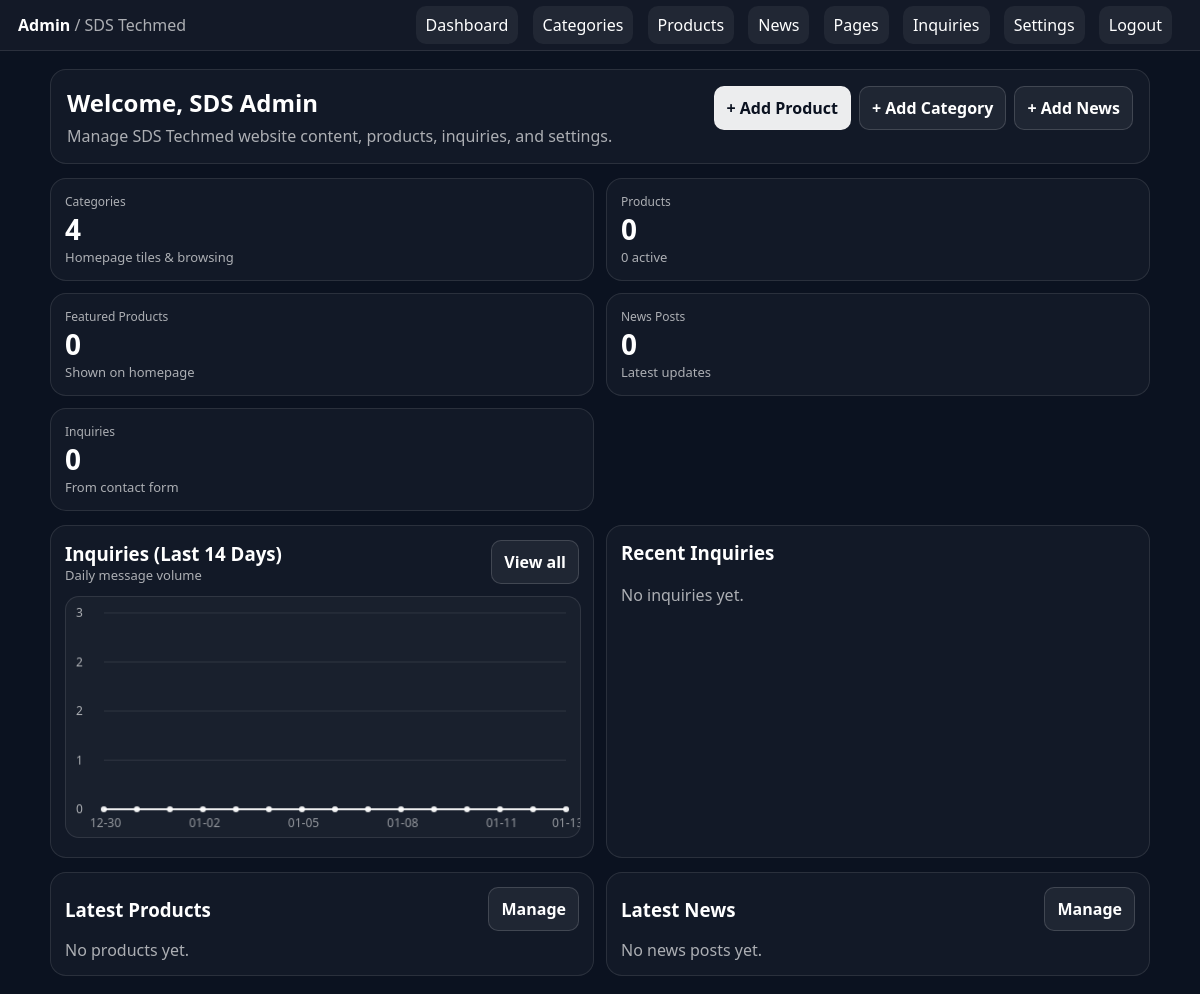
Page /admin/dashboard.php (signed in) on the earlier database version.
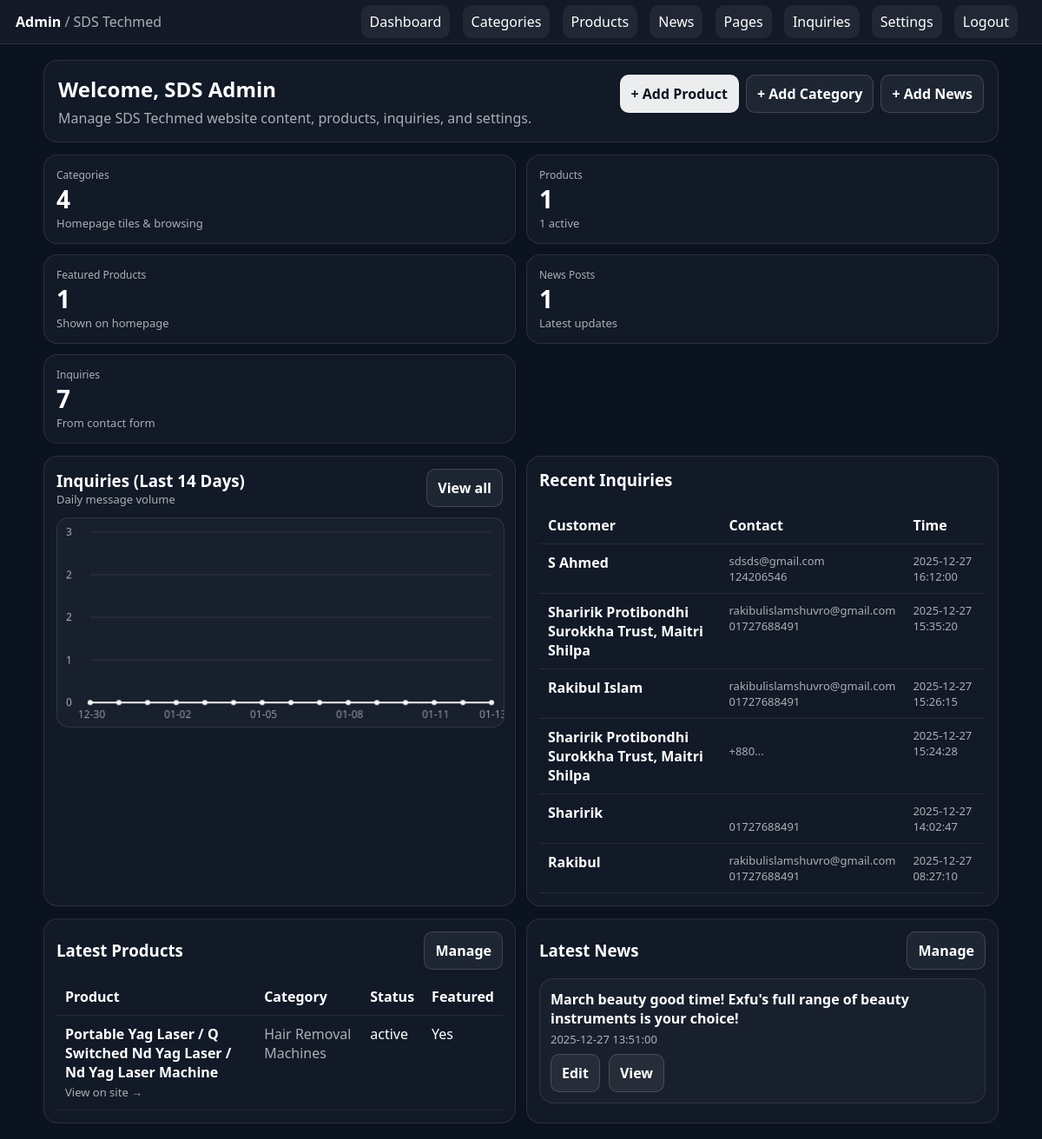
Same page on the later database version.
### tables this page shows
CREATE TABLE `inquiries` (
  `id` int(11) NOT NULL,
  `name` varchar(120) NOT NULL,
  `email` varchar(150) DEFAULT NULL,
  `whatsapp` varchar(80) DEFAULT NULL,
  `message` text NOT NULL,
  `created_at` timestamp NOT NULL DEFAULT current_timestamp()
);

CREATE TABLE `products` (
  `id` int(11) NOT NULL,
  `category_id` int(11) NOT NULL,
  `name` varchar(200) NOT NULL,
  `slug` varchar(220) NOT NULL,
  `short_description` text DEFAULT NULL,
  `description` longtext DEFAULT NULL,
  `specs` longtext DEFAULT NULL,
  `featured` tinyint(1) DEFAULT 0,
  `main_image` varchar(255) DEFAULT NULL,
  `status` enum('active','inactive') DEFAULT 'active',
  `created_at` timestamp NOT NULL DEFAULT current_timestamp(),
  `meta_title` varchar(255) DEFAULT NULL,
  `meta_description` varchar(255) DEFAULT NULL
);

CREATE TABLE `categories` (
  `id` int(11) NOT NULL,
  `name` varchar(150) NOT NULL,
  `slug` varchar(160) NOT NULL,
  `description` text DEFAULT NULL,
  `sort_order` int(11) DEFAULT 0,
  `created_at` timestamp NOT NULL DEFAULT current_timestamp(),
  `image` varchar(255) DEFAULT NULL,
  `seo_h1` varchar(255) DEFAULT NULL,
  `meta_title` varchar(255) DEFAULT NULL,
  `meta_description` varchar(255) DEFAULT NULL,
  `featured` tinyint(1) DEFAULT 1
);

CREATE TABLE `news` (
  `id` int(11) NOT NULL,
  `title` varchar(220) NOT NULL,
  `slug` varchar(240) NOT NULL,
  `excerpt` text DEFAULT NULL,
  `content` longtext NOT NULL,
  `cover_image` varchar(255) DEFAULT NULL,
  `published_at` datetime DEFAULT NULL,
  `created_at` timestamp NOT NULL DEFAULT current_timestamp()
);

### admin/dashboard.php (the view, shortened to what this page needs)
<?php
require __DIR__ . '/../app/config/db.php';
$kpi = [];
$kpi['categories'] = (int)$pdo->query("SELECT COUNT(*) FROM categories")->fetchColumn();
$kpi['products']   = (int)$pdo->query("SELECT COUNT(*) FROM products")->fetchColumn();
$kpi['featured_products'] = (int)$pdo->query("SELECT COUNT(*) FROM products WHERE featured=1")->fetchColumn();
$kpi['active_products']   = (int)$pdo->query("SELECT COUNT(*) FROM products WHERE status='active'")->fetchColumn();
$kpi['news']       = (int)$pdo->query("SELECT COUNT(*) FROM news")->fetchColumn();
$kpi['inquiries']  = (int)$pdo->query("SELECT COUNT(*) FROM inquiries")->fetchColumn();
$recentProducts = $pdo->query("
  SELECT p.id, p.name, p.slug, p.status, p.featured, p.main_image, c.name AS category_name
  FROM products p
  JOIN categories c ON c.id=p.category_id
  ORDER BY p.id DESC
  LIMIT 6
")->fetchAll();
$recentNews = $pdo->query("
  SELECT id, title, slug, published_at
  FROM news
  ORDER BY published_at DESC, id DESC
  LIMIT 5
")->fetchAll();
$recentInquiries = $pdo->query("
  SELECT id, name, email, whatsapp, created_at
  FROM inquiries
  ORDER BY id DESC
  LIMIT 6
")->fetchAll();
$days = 14;
$countsByDate = [];
$labels = [];
$values = [];
$dt = new DateTime('today');
$dt->modify("-{$days} day");
for ($i=0; $i<=$days; $i++) {
  $d = $dt->format('Y-m-d');
  $labels[] = $d;
  $values[] = $countsByDate[$d] ?? 0;
  $dt->modify("+1 day");
}
require __DIR__ . '/partials/admin_header.php';
?>
<div class="card" style="padding:16px;">
  <div style="display:flex;justify-content:space-between;align-items:flex-start;gap:12px;flex-wrap:wrap;">
    <div>
      <h2 style="margin:0;">Welcome, <?= htmlspecialchars($_SESSION['admin_name'] ?? 'Admin') ?></h2>
      <div class="muted" style="margin-top:6px;">
        Manage SDS Techmed website content, products, inquiries, and settings.
      </div>
    </div>
    <div class="actions">
      <a class="btn btn-primary" href="/sdstechmed/admin/products.php?action=add">+ Add Product</a>
      <a class="btn" href="/sdstechmed/admin/categories.php?action=add">+ Add Category</a>
      <a class="btn" href="/sdstechmed/admin/news.php?action=add">+ Add News</a>
    </div>
  </div>
</div>
<div class="row" style="margin-top:14px;">
  <div class="card">
    <div class="muted" style="font-size:12px;">Categories</div>
    <div style="font-size:28px;font-weight:900;"><?= $kpi['categories'] ?></div>
    <div class="muted" style="font-size:13px;">Homepage tiles & browsing</div>
  </div>
  <div class="card">
    <div class="muted" style="font-size:12px;">Products</div>
    <div style="font-size:28px;font-weight:900;"><?= $kpi['products'] ?></div>
    <div class="muted" style="font-size:13px;"><?= $kpi['active_products'] ?> active</div>
  </div>
  <div class="card">
    <div class="muted" style="font-size:12px;">Featured Products</div>
    <div style="font-size:28px;font-weight:900;"><?= $kpi['featured_products'] ?></div>
    <div class="muted" style="font-size:13px;">Shown on homepage</div>
  </div>
  <div class="card">
    <div class="muted" style="font-size:12px;">News Posts</div>
    <div style="font-size:28px;font-weight:900;"><?= $kpi['news'] ?></div>
    <div class="muted" style="font-size:13px;">Latest updates</div>
  </div>
  <div class="card">
    <div class="muted" style="font-size:12px;">Inquiries</div>
    <div style="font-size:28px;font-weight:900;"><?= $kpi['inquiries'] ?></div>
    <div class="muted" style="font-size:13px;">From contact form</div>
  </div>
</div>
<div class="row" style="margin-top:14px;">
  <div class="card" style="grid-column:span 1;">
    <div style="display:flex;justify-content:space-between;align-items:center;gap:10px;">
      <div>
        <h3 style="margin:0;">Inquiries (Last 14 Days)</h3>
        <div class="muted" style="font-size:13px;">Daily message volume</div>
      </div>
      <a class="btn" href="/sdstechmed/admin/inquiries.php">View all</a>
    </div>
    <div style="margin-top:12px;">
      <canvas id="inqChart" width="900" height="240" style="width:100%;height:240px;border-radius:14px;border:1px solid rgba(255,255,255,.1);background:rgba(255,255,255,.03);"></canvas>
    </div>
  </div>
  <div class="card">
    <h3 style="margin-top:0;">Recent Inquiries</h3>
    <?php if (empty($recentInquiries)): ?>
      <div class="muted">No inquiries yet.</div>
    <?php else: ?>
      <table>
        <thead>
          <tr>
            <th>Customer</th>
            <th>Contact</th>
            <th>Time</th>
          </tr>
        </thead>
        <tbody>
        <?php foreach ($recentInquiries as $q): ?>
          <tr>
            <td>
              <strong>
                <a href="/sdstechmed/admin/inquiries.php?action=view&id=<?= (int)$q['id'] ?>">
                  <?= htmlspecialchars($q['name']) ?>
                </a>
              </strong>
            </td>
            <td class="muted" style="font-size:13px;">
              <?= htmlspecialchars($q['email'] ?? '') ?><br>
              <?= htmlspecialchars($q['whatsapp'] ?? '') ?>
            </td>
            <td class="muted" style="font-size:13px;">
              <?= htmlspecialchars($q['created_at']) ?>
            </td>
          </tr>
        <?php endforeach; ?>
        </tbody>
      </table>
    <?php endif; ?>
  </div>
</div>
<div class="row" style="margin-top:14px;">
  <div class="card">
    <div style="display:flex;justify-content:space-between;align-items:center;gap:10px;">
      <h3 style="margin:0;">Latest Products</h3>
      <a class="btn" href="/sdstechmed/admin/products.php">Manage</a>
    </div>
    <?php if (empty($recentProducts)): ?>
      <div class="muted" style="margin-top:8px;">No products yet.</div>
    <?php else: ?>
      <table style="margin-top:10px;">
        <thead>
          <tr>
            <th>Product</th>
            <th>Category</th>
            <th>Status</th>
            <th>Featured</th>
          </tr>
        </thead>
        <tbody>
        <?php foreach ($recentProducts as $p): ?>
          <tr>
            <td>
              <strong><?= htmlspecialchars($p['name']) ?></strong><br>
              <a class="muted" style="font-size:13px;" target="_blank" href="/sdstechmed/public/product/<?= htmlspecialchars($p['slug']) ?>">
                View on site →
              </a>
            </td>
            <td class="muted"><?= htmlspecialchars($p['category_name']) ?></td>
            <td><?= htmlspecialchars($p['status']) ?></td>
            <td><?= ((int)$p['featured'] === 1) ? 'Yes' : 'No' ?></td>
          </tr>
        <?php endforeach; ?>
        </tbody>
      </table>
    <?php endif; ?>
  </div>
  <div class="card">
    <div style="display:flex;justify-content:space-between;align-items:center;gap:10px;">
      <h3 style="margin:0;">Latest News</h3>
      <a class="btn" href="/sdstechmed/admin/news.php">Manage</a>
    </div>
    <?php if (empty($recentNews)): ?>
      <div class="muted" style="margin-top:8px;">No news posts yet.</div>
    <?php else: ?>
      <div style="margin-top:10px;display:grid;gap:10px;">
        <?php foreach ($recentNews as $n): ?>
          <div class="card" style="padding:12px;">
            <strong><?= htmlspecialchars($n['title']) ?></strong>
            <div class="muted" style="font-size:13px;margin-top:4px;">
              <?= htmlspecialchars($n['published_at'] ?? '') ?>
            </div>
            <div style="margin-top:8px;display:flex;gap:10px;flex-wrap:wrap;">
              <a class="btn" href="/sdstechmed/admin/news.php?action=edit&id=<?= (int)$n['id'] ?>">Edit</a>
              <a class="btn" target="_blank" href="/sdstechmed/public/news/<?= htmlspecialchars($n['slug']) ?>">View</a>
            </div>
          </div>
        <?php endforeach; ?>
      </div>
    <?php endif; ?>
  </div>
</div>
<script>
(() => {
  const labels = <?= json_encode($labels) ?>;
  const values = <?= json_encode($values) ?>;
  const canvas = document.getElementById('inqChart');
  const ctx = canvas.getContext('2d');
  // Resize for HiDPI
  const dpr = window.devicePixelRatio || 1;
  const rect = canvas.getBoundingClientRect();
  canvas.width = Math.floor(rect.width * dpr);
  canvas.height = Math.floor(rect.height * dpr);
  ctx.scale(dpr, dpr);
  const W = rect.width;
  const H = rect.height;
  const pad = {l:38, r:14, t:16, b:28};
  const innerW = W - pad.l - pad.r;
  const innerH = H - pad.t - pad.b;
  const maxV = Math.max(3, ...values);
  const xStep = innerW / Math.max(1, (values.length - 1));
  // background grid
  ctx.clearRect(0,0,W,H);
  ctx.globalAlpha = 1;
  // grid lines
  ctx.strokeStyle = 'rgba(255,255,255,.10)';
  ctx.lineWidth = 1;
  for (let i=0;i<=4;i++){
    const y = pad.t + (innerH * i/4);
    ctx.beginPath();
    ctx.moveTo(pad.l, y);
    ctx.lineTo(W - pad.r, y);
    ctx.stroke();
  }
  // axis labels (y)
  ctx.fillStyle = 'rgba(255,255,255,.65)';
  ctx.font = '12px system-ui, Arial';
  for (let i=0;i<=4;i++){
    const v = Math.round(maxV * (1 - i/4));
    const y = pad.t + (innerH * i/4) + 4;
    ctx.fillText(String(v), 10, y);
  }
  // line path
  const pts = values.map((v, i) => {
    const x = pad.l + xStep * i;
    const y = pad.t + innerH - (v/maxV) * innerH;
    return {x,y,v};
  });
  // line
  ctx.strokeStyle = 'rgba(255,255,255,.92)';
  ctx.lineWidth = 2;
  ctx.beginPath();
  pts.forEach((p, i) => {
    if (i === 0) ctx.moveTo(p.x, p.y);
    else ctx.lineTo(p.x, p.y);
  });
  ctx.stroke();
  // points
  ctx.fillStyle = 'rgba(255,255,255,.92)';
  pts.forEach(p => {
    ctx.beginPath();
    ctx.arc(p.x, p.y, 3, 0, Math.PI*2);
    ctx.fill();
  });
  // x labels (show every ~3 days)
  ctx.fillStyle = 'rgba(255,255,255,.55)';
  const stepLabel = 3;
  labels.forEach((lab, i) => {
    if (i % stepLabel !== 0 && i !== labels.length-1) return;
    const x = pad.l + xStep * i;
    const t = lab.slice(5); // MM-DD
    ctx.fillText(t, x - 14, H - 10);
  });
})();
</script>
<?php require __DIR__ . '/partials/admin_footer.php'; ?>

### admin/partials/admin_header.php (shortened to what this page needs)
<!doctype html>
<html lang="en">
<head>
</head>
<body>
  <div class="top">
    <div><strong>Admin</strong> <span class="muted">/ SDS Techmed</span></div>
    <div class="nav">
      <a href="/sdstechmed/admin/dashboard.php">Dashboard</a>
      <a href="/sdstechmed/admin/categories.php">Categories</a>
      <a href="/sdstechmed/admin/products.php">Products</a>
      <a href="/sdstechmed/admin/news.php">News</a>
      <a href="/sdstechmed/admin/pages.php">Pages</a>
      <a href="/sdstechmed/admin/inquiries.php">Inquiries</a>
      <a href="/sdstechmed/admin/settings.php">Settings</a>
      <a href="/sdstechmed/admin/logout.php">Logout</a>
    </div>
  </div>
  <div class="wrap">

### admin/partials/admin_footer.php
  </div>
</body>
</html>

### admin/partials/admin_header.php (style rules this page uses)
body { font-family:system-ui,Arial;margin:0;background:#0b1220;color:#fff }
a { color:inherit;text-decoration:none }
.wrap { max-width:1100px;margin:0 auto;padding:18px }
.top { display:flex;justify-content:space-between;align-items:center;border-bottom:1px solid rgba(255,255,255,.1);padding:14px 18px;background:rgba(255,255,255,.03) }
.nav a { margin-right:10px;padding:8px 10px;border-radius:10px;background:rgba(255,255,255,.06) }
.card { background:rgba(255,255,255,.03);border:1px solid rgba(255,255,255,.1);border-radius:16px;padding:14px }
table { width:100%;border-collapse:collapse }
th,td { padding:10px;border-bottom:1px solid rgba(255,255,255,.08);text-align:left;vertical-align:top }
.row { display:grid;grid-template-columns:1fr 1fr;gap:12px }
.btn { display:inline-block;padding:10px 12px;border-radius:10px;border:1px solid rgba(255,255,255,.15);background:rgba(255,255,255,.06);color:#fff;font-weight:700;cursor:pointer }
.btn-primary { background:rgba(255,255,255,.92);color:#0b1220 }
.muted { color:rgba(255,255,255,.65) }
.actions { display:flex;gap:8px;flex-wrap:wrap }

Differences in the rows shown:
added inquiries: name "S Ahmed", email "sdsds@gmail.com", whatsapp "124206546", created_at "2025-12-27 16:12:00"
added inquiries: name "Sharirik Protibondhi Surokkha Trust, Maitri Shilpa", email "rakibulislamshuvro@gmail.com", whatsapp "01727688491", created_at "2025-12-27 15:35:20"
added inquiries: name "Rakibul Islam", email "rakibulislamshuvro@gmail.com", whatsapp "01727688491", created_at "2025-12-27 15:26:15"
added inquiries: name "Sharirik Protibondhi Surokkha Trust, Maitri Shilpa", whatsapp "+880...", created_at "2025-12-27 15:24:28"
added inquiries: name "Sharirik", whatsapp "01727688491", created_at "2025-12-27 14:02:47"
added inquiries: name "Rakibul", email "rakibulislamshuvro@gmail.com", whatsapp "01727688491", created_at "2025-12-27 08:27:10"
added products: name "Portable Yag Laser / Q Switched Nd Yag Laser / Nd Yag Laser Machine", category.name "Hair Removal Machines", status "active", featured "Yes"
added news: title "March beauty good time! Exfu's full range of beauty instruments is your choice!", published_at "2025-12-27 13:51:00"
Other differences:
$kpi['products']: "0" → "1"
$kpi['active_products']: "0" → "1"
$kpi['featured_products']: "0" → "1"
$kpi['news']: "0" → "1"
$kpi['inquiries']: "0" → "7"
text no longer shown: "No inquiries yet. No products yet. No news posts yet."
text now shown: "Customer Contact Time Product Category Status Featured"
